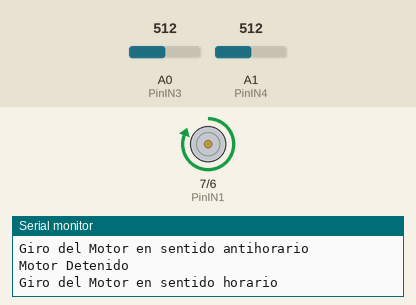
Simulated run of this sketch. Board: Arduino Uno, built with avr-gcc and run on an emulated ATmega328P. On the bench: motor-driver pin pairs drawn as motors (green arrow = first pin HIGH = forward, orange = second pin HIGH = backward, longer = more drive), the last lines printed to the serial monitor. The inputs (shaded band) are chosen by the test bench; at power-on: A0 (PinIN3) = 512, A1 (PinIN4) = 512.

Above: at 3.8 s.
3.9 s: A0 (PinIN3) set to 0
At 6.7 s:
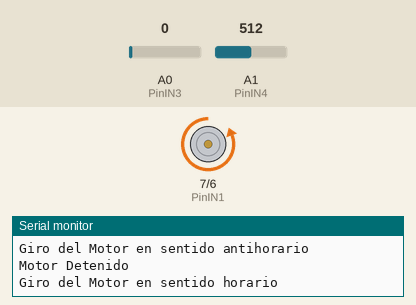
7.8 s: A1 (PinIN4) set to 0
At 10.3 s:
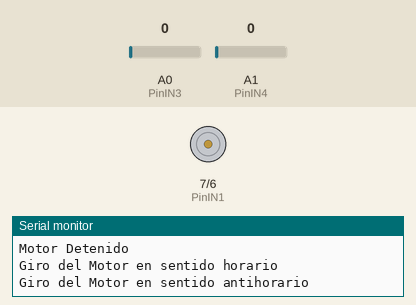
11.7 s: A1 (PinIN4) set to 122
At 12.6 s:
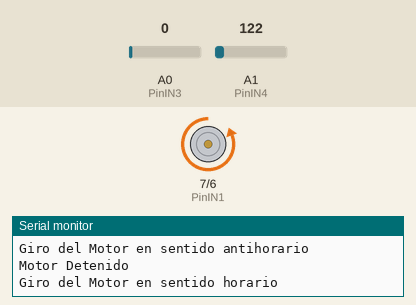
15.6 s: A0 (PinIN3) set to 122
At 18.4 s:
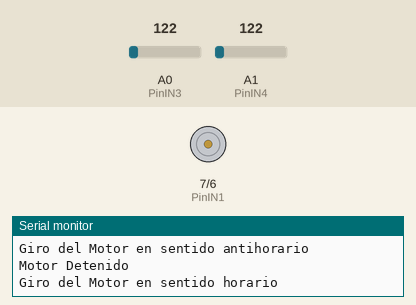
Timing chart, 0 to 19.9 s (numbered marks = the images above; inputs shaded):
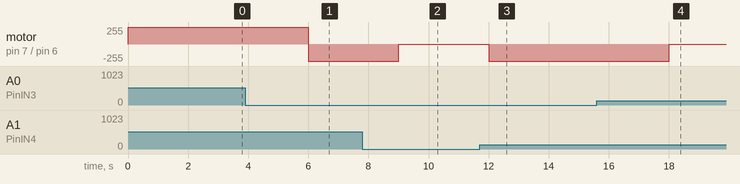

Measured:
- after the input at 3.9 s, motor on pin 7 (PinIN1) / pin 6 (PinIN2): forward 255/255 → backward 255/255 after 2.1 s
- after the input at 7.8 s, motor on pin 7 (PinIN1) / pin 6 (PinIN2): backward 255/255 → stopped after 1.2 s
- after the input at 11.7 s, motor on pin 7 (PinIN1) / pin 6 (PinIN2): stopped → backward 255/255 after 0.30 s
- after the input at 15.6 s, motor on pin 7 (PinIN1) / pin 6 (PinIN2): backward 255/255 → stopped after 2.4 s

The sketch:

Puente_H.ino
```cpp
int PinIN1 = 7;
int PinIN2 = 6;
int PinIN3 = A0;
int PinIN4 = A1;
int valq;
int valw;
void setup() {
 // inicializar la comunicación serial a 9600 bits por segundo:
 Serial.begin(9600);
 // configuramos los pines como salida
 pinMode(PinIN1, OUTPUT);
 pinMode(PinIN2, OUTPUT);
 pinMode(PinIN3, INPUT);
  pinMode(PinIN4, INPUT);
}
void loop() {

valq=analogRead(PinIN3);
valw=analogRead(PinIN4);

if(valq!=0){
   MotorHorario();
  }else if(valw!=0){
    MotorAntihorario();
    }else{
       MotorStop();
      }


 Serial.println("Giro del Motor en sentido horario");
 delay(1000);


 Serial.println("Giro del Motor en sentido antihorario");
 delay(1000);


 Serial.println("Motor Detenido");
 delay(1000);

}
void MotorHorario()
{

digitalWrite (PinIN1, HIGH);
//digitalWrite (PinIN2, LOW);


}
void MotorAntihorario()
{
 digitalWrite (PinIN1, LOW);
 digitalWrite (PinIN2, HIGH);
}
void MotorStop()
{
 digitalWrite (PinIN1, LOW);
 digitalWrite (PinIN2, LOW);
}
```
